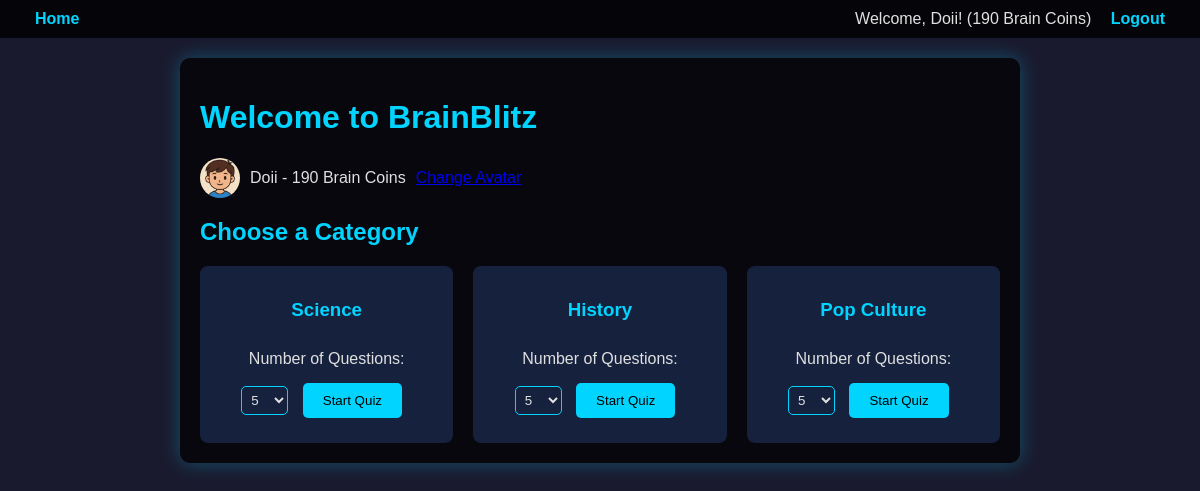
Screenshot of / (signed in) with the database file from the repository.
### models.py (models this page shows)
class User(db.Model):
    id = db.Column(db.Integer, primary_key=True)
    username = db.Column(db.String(80), unique=True, nullable=False)
    password = db.Column(db.String(120), nullable=False)
    email = db.Column(db.String(120), unique=True, nullable=False)
    brain_coins = db.Column(db.Integer, default=0)
    avatar = db.Column(db.String(255), default="static/images/avatar1.png")

### app.py (the view)
@app.route('/')
def index():
    categories = ["Science", "History", "Pop Culture"]
    user = None
    if 'user_id' in session:
        user = db.session.get(User, session['user_id'])
    return render_template('index.html', categories=categories, user=user)

### templates/index.html (shortened to what this page needs)
{% extends 'base.html' %}
{% block content %}
    <h1>Welcome to BrainBlitz</h1>
    {% if user %}
        <div class="user-info">
            <img src="{{ url_for('static', filename=user.avatar.split('static/')[1]) }}" alt="Avatar">
            <span>{{ user.username }} - {{ user.brain_coins }} Brain Coins</span>
            <a href="{{ url_for('avatars') }}">Change Avatar</a>
        </div>
    {% endif %}
    <h2>Choose a Category</h2>
    <div class="category-grid">
        {% for category in categories %}
            <div class="category-card">
                <h3>{{ category }}</h3>
                <form action="{{ url_for('quiz', category=category) }}">
                    <label for="num_questions_{{ category }}">Number of Questions:</label>
                    <select name="num_questions" id="num_questions_{{ category }}">
                        {% for num in range(5, 11) %}
                            <option value="{{ num }}">{{ num }}</option>
                        {% endfor %}
                    </select>
                    <button type="submit">Start Quiz</button>
                </form>
            </div>
        {% endfor %}
    </div>
{% endblock %}

### templates/base.html (shortened to what this page needs)
<!DOCTYPE html>
<html lang="en">
<head>
    <link rel="stylesheet" href="{{ url_for('static', filename='css/styles.css') }}">
</head>
<body>
    <div id="three-canvas"></div>
    <nav>
        <div>
            <a href="{{ url_for('index') }}">Home</a>
        </div>
        <div>
            {% if 'user_id' in session %}
                <span>Welcome, {{ user.username }}! ({{ user.brain_coins }} Brain Coins)</span>
                <a href="{{ url_for('logout') }}">Logout</a>
            {% else %}
                <a href="{{ url_for('login') }}">Login</a>
                <a href="{{ url_for('signup') }}">Signup</a>
            {% endif %}
        </div>
    </nav>
    <div class="container">
        {% block content %}{% endblock %}
    </div>
</body>
</html>

### static/css/styles.css (style rules this page uses)
body { margin: 0; font-family: 'Arial', sans-serif; background: #1a1a2e; color: #e0e0e0; overflow-x: hidden; }
#three-canvas { position: fixed; top: 0; left: 0; width: 100%; height: 100%; z-index: -1; }
nav { background: rgba(0, 0, 0, 0.8); padding: 10px 20px; display: flex; justify-content: space-between; align-items: center; }
nav a { margin: 0 15px; text-decoration: none; color: #00d4ff; font-weight: bold; }
.container { position: relative; z-index: 1; max-width: 800px; margin: 20px auto; padding: 20px; background: rgba(0, 0, 0, 0.7); border-radius: 10px; box-shadow: 0 0 20px rgba(0, 212, 255, 0.3); }
h1, h2, h3 { color: #00d4ff; }
.category-grid { display: grid; grid-template-columns: repeat(auto-fill, minmax(200px, 1fr)); gap: 20px; }
.category-card, .avatar-card, .option { background: #16213e; border-radius: 8px; padding: 15px; text-align: center; transition: transform 0.2s, background 0.3s; }
button { background: #00d4ff; color: #000; border: none; padding: 10px 20px; border-radius: 5px; cursor: pointer; margin: 10px; }
form { display: inline-block; }
form label { display: block; margin: 10px 0 5px; color: #e0e0e0; }
form select { padding: 5px; border-radius: 5px; border: 1px solid #00d4ff; background: #16213e; color: #e0e0e0; margin-bottom: 10px; }
.user-info { display: flex; align-items: center; gap: 10px; }
.user-info img { width: 40px; height: 40px; border-radius: 50%; }

### rows the page displays
User: username "Doii", brain_coins "190", avatar (picture)

### other values shown
{{ category }} "Science" "History" "Pop Culture"
form field num_questions "5"
